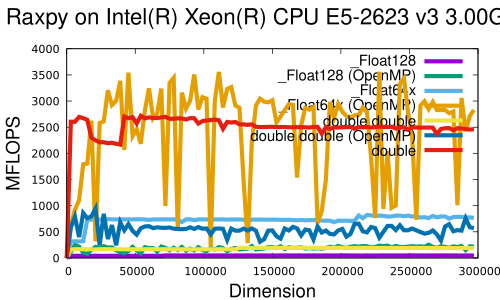

This chart was generated by the following gnuplot code:
set xlabel font "Helvetica,20"
set ylabel font "Helvetica,20"
set key font "Helvetica,16"
set title font "Helvetica,24"
set title "Raxpy on Intel(R) Xeon(R) CPU E5-2623 v3 @ 3.00GHz "
set xlabel "Dimension"
set ylabel "MFLOPS"
set terminal pdf

plot \
"log.Raxpy._Float128"       using 1:2 title '\_Float128'             with lines linewidth 6, \
"log.Raxpy._Float128_opt"   using 1:2 title '\_Float128 (OpenMP)'    with lines linewidth 6, \
"log.Raxpy._Float64x"       using 1:2 title '\_Float64x'             with lines linewidth 6, \
"log.Raxpy._Float64x_opt"   using 1:2 title '\_Float64x (OpenMP)'    with lines linewidth 6, \
"log.Raxpy.dd"              using 1:2 title 'double double'          with lines linewidth 6, \
"log.Raxpy.dd_opt"          using 1:2 title 'double double (OpenMP)' with lines linewidth 6, \
"log.Raxpy.double"          using 1:2 title 'double'                 with lines linewidth 6
